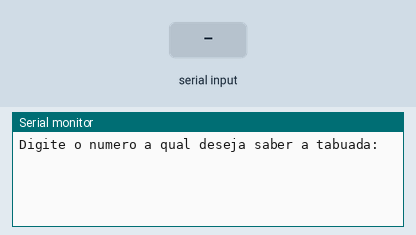
Bench run of a sketch on a simulated Arduino Uno, built with avr-gcc and run on an emulated ATmega328P. Shown: the last lines printed to the serial monitor. The inputs (shaded band) are chosen by the test bench.

Above: at 1.2 s.
1.3 s: "90,45\n" received over Serial
At 1.51 s:
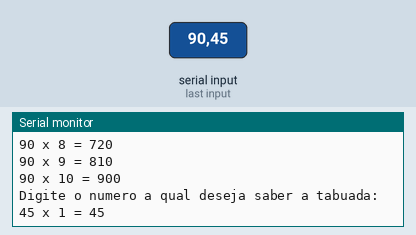
2.8 s: "30,150\n" received over Serial
At 5.6 s:
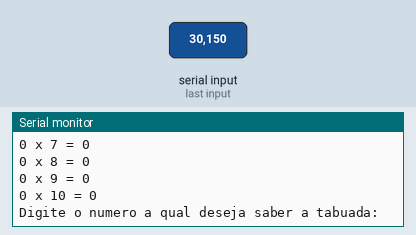
Timing chart, 0 to 7.1 s (numbered marks = the images above; inputs shaded):
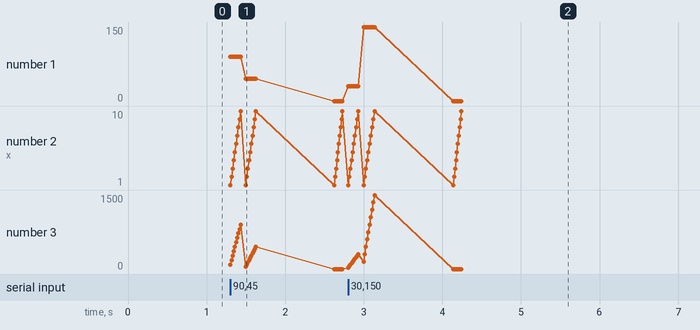

The sketch:

resolu_o_tabuada_1.ino
```cpp
/*criar um sistema de tabuada, pedir ao usuario que ele
escolha uma das tabuadas.
*/

//variaveis
int n1;
int resultado;

void setup()
{
  Serial.begin(9600);
}

void loop()
{
  Serial.println("Digite o numero a qual deseja saber a tabuada:");
  while(! Serial.available()) {} //Espera o usuario digitar
  n1 = Serial.parseInt();

  for(int contador = 1; contador <= 10; contador++){
  resultado = n1 * contador;
  Serial.println(String(n1) + " x " + String(contador) + " = " + String(resultado));
  }

}
```

Measured:
- after the input at 1.3 s, the serial monitor: prints a new line at once (image 1)
- after the input at 2.8 s, the serial monitor: prints a new line at once (image 2)
